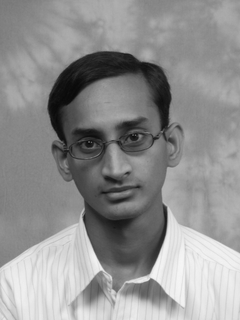
%> input picture Lecciones/Leccion17 17-06-2020/sin_ruido.png, 240 x 320 px
$ octave ejemplo5.m   (GNU Octave 9; MATLAB toolbox functions it lacks are replaced by stand-ins)
%> lines starting %> are read from the running program, lines starting %| are printed output that depends on the picture
% Ruido Periodico
clc; clear; close all;
pkg load image

A = imread('sin_ruido.png');
%> A is the input picture: size 320x240 uint8; min 9, max 246, mean 144.4
subplot(2,2,1);
imshow(A);
title('Imagen original');

B = imread('periodico_ruido.png');
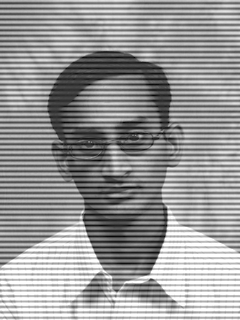
%> input picture Lecciones/Leccion17 17-06-2020/periodico_ruido.png, 240 x 320 px
%> B is the input picture: size 320x240 uint8; min 1, max 255, mean 151.2
subplot(2,2,2);
imshow(B);
title('Imagen con ruido periodico');

A_d = im2double(A);
F1 = fft2(A_d);
D1 = fftshift(F1);
subplot(2,2,3);
imshow(log(1+abs(D1)),[]);
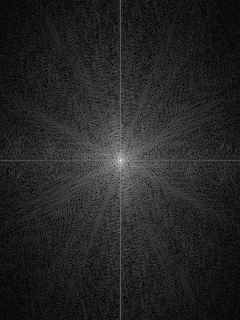
%> displayed picture: size 320x240, on the screen's scale of 0 to 255; min 0, max 255, mean 36.9
title('Frecuencia imagen original');

B_d = im2double(B);
F2 = fft2(B_d);
D2 = fftshift(F2);
subplot(2,2,4);
imshow(log(1+abs(D2)),[]);
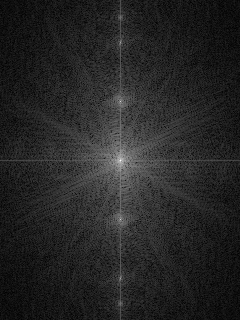
%> displayed picture: size 320x240, on the screen's scale of 0 to 255; min 0, max 255, mean 37.5
title('Frecuencia imagen con ruido periodico')
